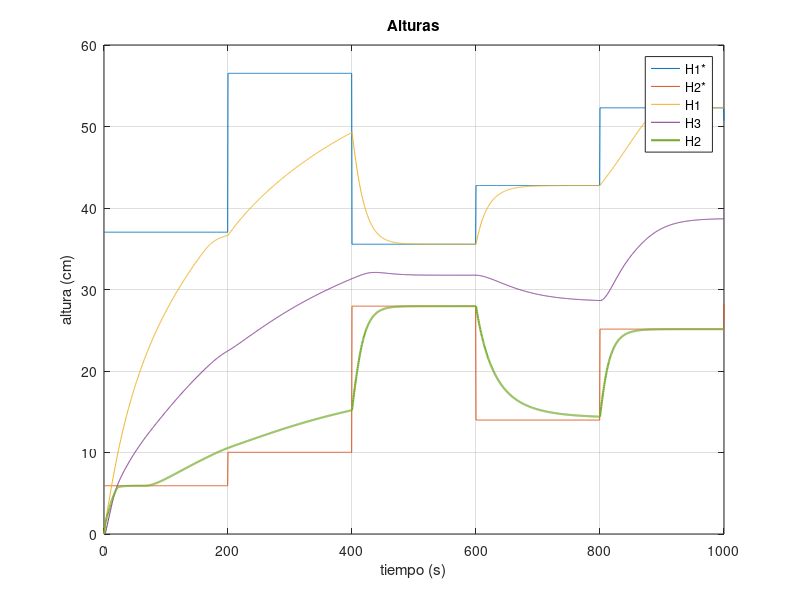
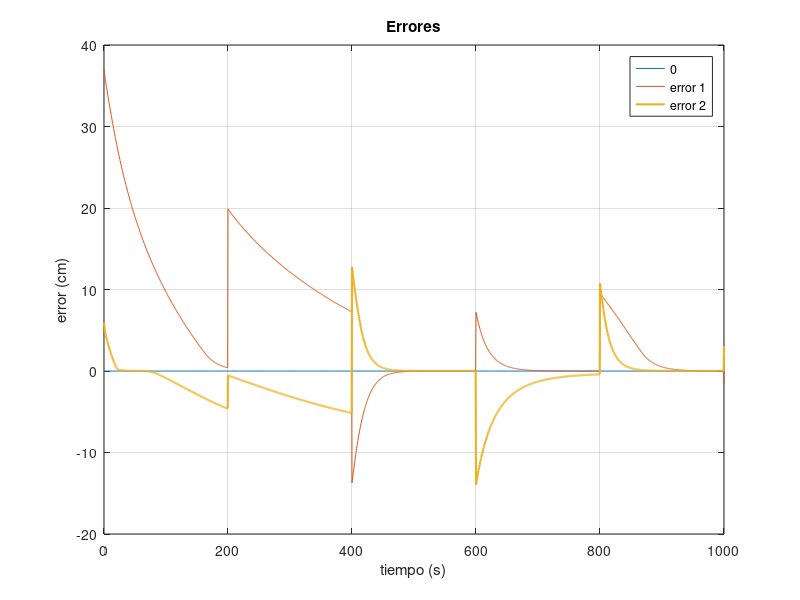
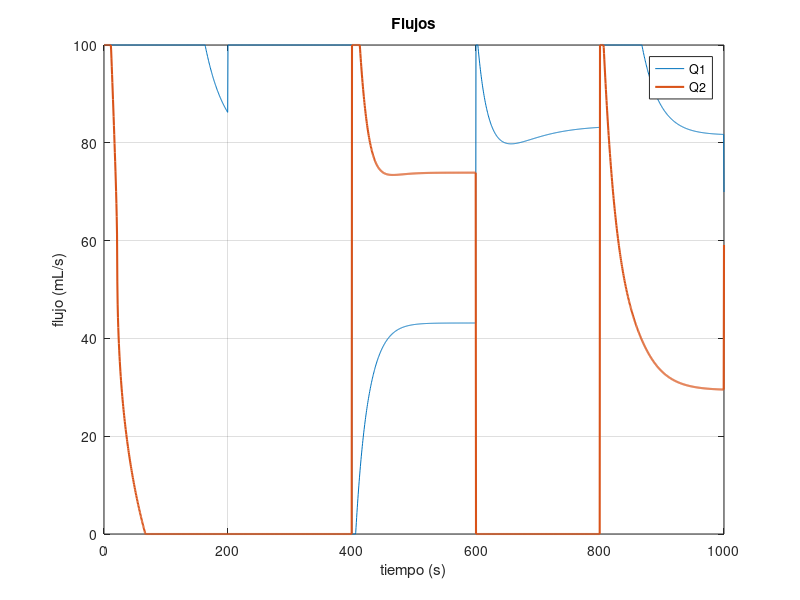

Here is the MATLAB script that generated these plots, in order:

clear all;

load("altura.mat");
load("error.mat");
load("flujo.mat");

figure(1)
plot(altura(1,:), altura(2,:)*100, altura(1,:), altura(3,:)*100, altura(1,:), altura(4,:)*100,altura(1,:), altura(5,:)*100, altura(1,:), altura(6,:)*100, 'linewidth', 1.5);
grid on;
xlabel('tiempo (s)');
ylabel('altura (cm)');
legend('H1*', 'H2*', 'H1', 'H3', 'H2');
title('Alturas');

figure(2)
plot(error(1,:), zeros(size(error(1,:))), error(1,:), error(2,:)*100, error(1,:), error(3,:)*100, 'linewidth', 1.5);
grid on;
xlabel('tiempo (s)');
ylabel('error (cm)');
legend('0', 'error 1', 'error 2');
title('Errores');

figure(3)
plot(flujo(1,:), flujo(2,:)*1000, flujo(1,:), flujo(3,:)*1000, 'linewidth',1.5);
grid on;
xlabel('tiempo (s)');
ylabel('flujo (mL/s)');
legend('Q1', 'Q2');
title('Flujos');

